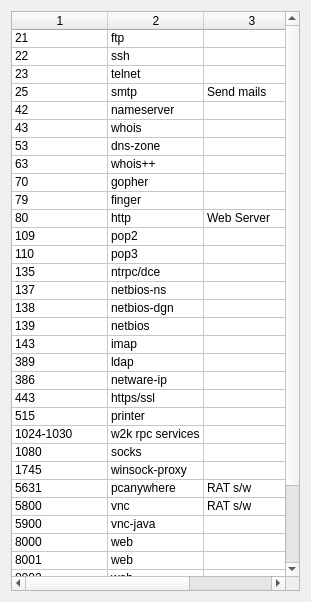
<?xml version="1.0" encoding="UTF-8"?>
<ui version="4.0">
 <class>TCPPortList</class>
 <widget class="QWidget" name="TCPPortList">
  <property name="geometry">
   <rect>
    <x>0</x>
    <y>0</y>
    <width>311</width>
    <height>602</height>
   </rect>
  </property>
  <property name="windowTitle">
   <string>Standard TCP Ports</string>
  </property>
  <layout class="QVBoxLayout" name="verticalLayout">
   <item>
    <widget class="QTableWidget" name="uiTCPPortList">
     <property name="rowCount">
      <number>35</number>
     </property>
     <property name="columnCount">
      <number>3</number>
     </property>
     <attribute name="horizontalHeaderVisible">
      <bool>true</bool>
     </attribute>
     <attribute name="horizontalHeaderDefaultSectionSize">
      <number>96</number>
     </attribute>
     <attribute name="horizontalHeaderHighlightSections">
      <bool>true</bool>
     </attribute>
     <attribute name="verticalHeaderVisible">
      <bool>false</bool>
     </attribute>
     <attribute name="verticalHeaderDefaultSectionSize">
      <number>16</number>
     </attribute>
     <attribute name="verticalHeaderHighlightSections">
      <bool>true</bool>
     </attribute>
     <row/>
     <row/>
     <row/>
     <row/>
     <row/>
     <row/>
     <row/>
     <row/>
     <row/>
     <row/>
     <row/>
     <row/>
     <row/>
     <row/>
     <row/>
     <row/>
     <row/>
     <row/>
     <row/>
     <row/>
     <row/>
     <row/>
     <row/>
     <row/>
     <row/>
     <row/>
     <row/>
     <row/>
     <row/>
     <row/>
     <row/>
     <row/>
     <row/>
     <row/>
     <row/>
     <column/>
     <column/>
     <column/>
     <item row="0" column="0">
      <property name="text">
       <string>21</string>
      </property>
     </item>
     <item row="0" column="1">
      <property name="text">
       <string>ftp</string>
      </property>
     </item>
     <item row="1" column="0">
      <property name="text">
       <string>22</string>
      </property>
     </item>
     <item row="1" column="1">
      <property name="text">
       <string>ssh</string>
      </property>
     </item>
     <item row="2" column="0">
      <property name="text">
       <string>23</string>
      </property>
     </item>
     <item row="2" column="1">
      <property name="text">
       <string>telnet</string>
      </property>
     </item>
     <item row="3" column="0">
      <property name="text">
       <string>25</string>
      </property>
     </item>
     <item row="3" column="1">
      <property name="text">
       <string>smtp</string>
      </property>
     </item>
     <item row="3" column="2">
      <property name="text">
       <string>Send mails</string>
      </property>
     </item>
     <item row="4" column="0">
      <property name="text">
       <string>42</string>
      </property>
     </item>
     <item row="4" column="1">
      <property name="text">
       <string>nameserver</string>
      </property>
     </item>
     <item row="5" column="0">
      <property name="text">
       <string>43</string>
      </property>
     </item>
     <item row="5" column="1">
      <property name="text">
       <string>whois</string>
      </property>
     </item>
     <item row="6" column="0">
      <property name="text">
       <string>53</string>
      </property>
     </item>
     <item row="6" column="1">
      <property name="text">
       <string>dns-zone</string>
      </property>
     </item>
     <item row="7" column="0">
      <property name="text">
       <string>63</string>
      </property>
     </item>
     <item row="7" column="1">
      <property name="text">
       <string>whois++</string>
      </property>
     </item>
     <item row="8" column="0">
      <property name="text">
       <string>70</string>
      </property>
     </item>
     <item row="8" column="1">
      <property name="text">
       <string>gopher</string>
      </property>
     </item>
     <item row="9" column="0">
      <property name="text">
       <string>79</string>
      </property>
     </item>
     <item row="9" column="1">
      <property name="text">
       <string>finger</string>
      </property>
     </item>
     <item row="10" column="0">
      <property name="text">
       <string>80</string>
      </property>
     </item>
     <item row="10" column="1">
      <property name="text">
       <string>http</string>
      </property>
     </item>
     <item row="10" column="2">
      <property name="text">
       <string>Web Server</string>
      </property>
     </item>
     <item row="11" column="0">
      <property name="text">
       <string>109</string>
      </property>
     </item>
     <item row="11" column="1">
      <property name="text">
       <string>pop2</string>
      </property>
     </item>
     <item row="12" column="0">
      <property name="text">
       <string>110</string>
      </property>
     </item>
     <item row="12" column="1">
      <property name="text">
       <string>pop3</string>
      </property>
     </item>
     <item row="13" column="0">
      <property name="text">
       <string>135</string>
      </property>
     </item>
     <item row="13" column="1">
      <property name="text">
       <string>ntrpc/dce</string>
      </property>
     </item>
     <item row="14" column="0">
      <property name="text">
       <string>137</string>
      </property>
     </item>
     <item row="14" column="1">
      <property name="text">
       <string>netbios-ns</string>
      </property>
     </item>
     <item row="15" column="0">
      <property name="text">
       <string>138</string>
      </property>
     </item>
     <item row="15" column="1">
      <property name="text">
       <string>netbios-dgn</string>
      </property>
     </item>
     <item row="16" column="0">
      <property name="text">
       <string>139</string>
      </property>
     </item>
     <item row="16" column="1">
      <property name="text">
       <string>netbios</string>
      </property>
     </item>
     <item row="17" column="0">
      <property name="text">
       <string>143</string>
      </property>
     </item>
     <item row="17" column="1">
      <property name="text">
       <string>imap</string>
      </property>
     </item>
     <item row="18" column="0">
      <property name="text">
       <string>389</string>
      </property>
     </item>
     <item row="18" column="1">
      <property name="text">
       <string>ldap</string>
      </property>
     </item>
     <item row="19" column="0">
      <property name="text">
       <string>386</string>
      </property>
     </item>
     <item row="19" column="1">
      <property name="text">
       <string>netware-ip</string>
      </property>
     </item>
     <item row="20" column="0">
      <property name="text">
       <string>443</string>
      </property>
     </item>
     <item row="20" column="1">
      <property name="text">
       <string>https/ssl</string>
      </property>
     </item>
     <item row="21" column="0">
      <property name="text">
       <string>515</string>
      </property>
     </item>
     <item row="21" column="1">
      <property name="text">
       <string>printer</string>
      </property>
     </item>
     <item row="22" column="0">
      <property name="text">
       <string>1024-1030</string>
      </property>
     </item>
     <item row="22" column="1">
      <property name="text">
       <string>w2k rpc services</string>
      </property>
     </item>
     <item row="23" column="0">
      <property name="text">
       <string>1080</string>
      </property>
     </item>
     <item row="23" column="1">
      <property name="text">
       <string>socks</string>
      </property>
     </item>
     <item row="24" column="0">
      <property name="text">
       <string>1745</string>
      </property>
     </item>
     <item row="24" column="1">
      <property name="text">
       <string>winsock-proxy</string>
      </property>
     </item>
     <item row="25" column="0">
      <property name="text">
       <string>5631</string>
      </property>
     </item>
     <item row="25" column="1">
      <property name="text">
       <string>pcanywhere</string>
      </property>
     </item>
     <item row="25" column="2">
      <property name="text">
       <string>RAT s/w</string>
      </property>
     </item>
     <item row="26" column="0">
      <property name="text">
       <string>5800</string>
      </property>
     </item>
     <item row="26" column="1">
      <property name="text">
       <string>vnc</string>
      </property>
     </item>
     <item row="26" column="2">
      <property name="text">
       <string>RAT s/w</string>
      </property>
     </item>
     <item row="27" column="0">
      <property name="text">
       <string>5900</string>
      </property>
     </item>
     <item row="27" column="1">
      <property name="text">
       <string>vnc-java</string>
      </property>
     </item>
     <item row="28" column="0">
      <property name="text">
       <string>8000</string>
      </property>
     </item>
     <item row="28" column="1">
      <property name="text">
       <string>web</string>
      </property>
     </item>
     <item row="29" column="0">
      <property name="text">
       <string>8001</string>
      </property>
     </item>
     <item row="29" column="1">
      <property name="text">
       <string>web</string>
      </property>
     </item>
     <item row="30" column="0">
      <property name="text">
       <string>8002</string>
      </property>
     </item>
     <item row="30" column="1">
      <property name="text">
       <string>web</string>
      </property>
     </item>
     <item row="31" column="0">
      <property name="text">
       <string>8080</string>
      </property>
     </item>
     <item row="31" column="1">
      <property name="text">
       <string>web</string>
      </property>
     </item>
     <item row="31" column="2">
      <property name="text">
       <string>Web server like Apache or Tomcat</string>
      </property>
     </item>
     <item row="32" column="0">
      <property name="text">
       <string>12345</string>
      </property>
     </item>
     <item row="32" column="1">
      <property name="text">
       <string>netbus</string>
      </property>
     </item>
     <item row="32" column="2">
      <property name="text">
       <string>trojan</string>
      </property>
     </item>
     <item row="33" column="0">
      <property name="text">
       <string>54320</string>
      </property>
     </item>
     <item row="33" column="1">
      <property name="text">
       <string>bo2k</string>
      </property>
     </item>
     <item row="34" column="0">
      <property name="text">
       <string>65301</string>
      </property>
     </item>
     <item row="34" column="1">
      <property name="text">
       <string>pcanywhere-def</string>
      </property>
     </item>
    </widget>
   </item>
  </layout>
 </widget>
 <resources/>
 <connections/>
</ui>
